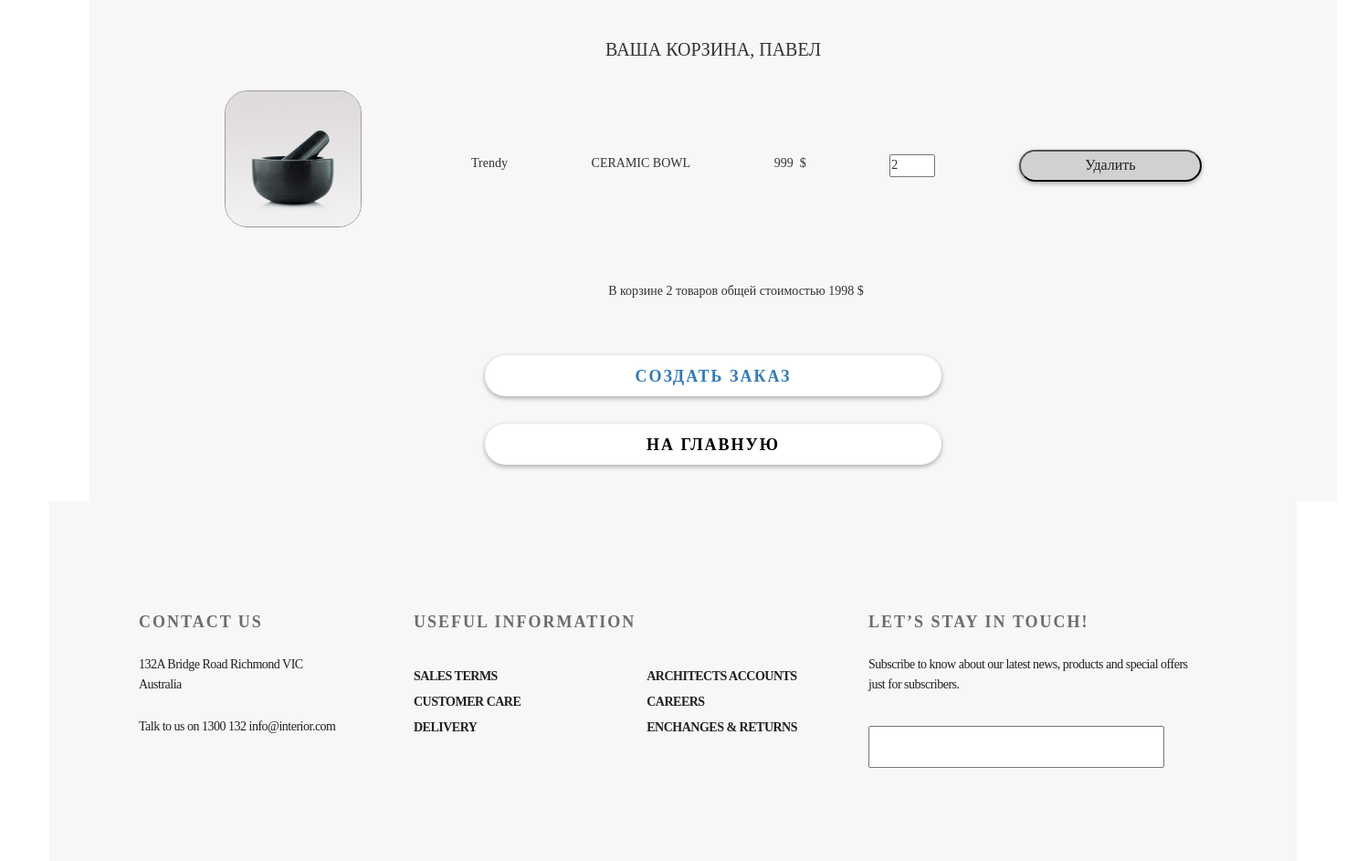
/basket/ (signed in), run on an earlier commit of the app's database.
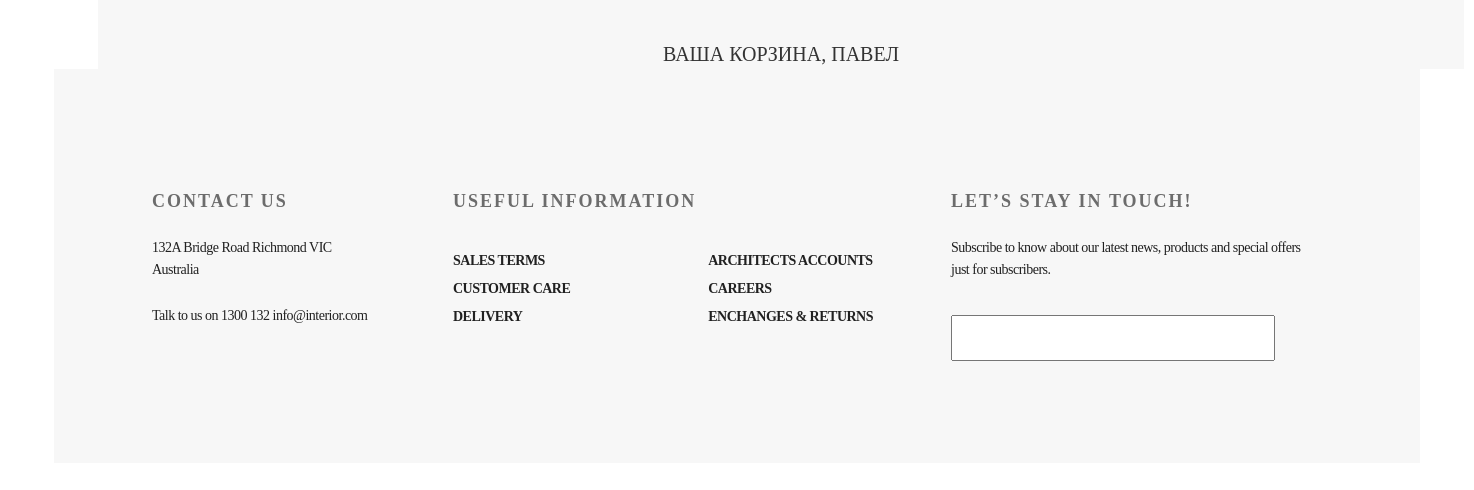
And on a later commit of the database.
### basketapp/models.py (models this page shows, shortened)
class Basket(models.Model):
    user = models.ForeignKey(settings.AUTH_USER_MODEL, on_delete=models.CASCADE, related_name="baskets")
    product = models.ForeignKey(Product, on_delete=models.CASCADE) # означает, что проще объединить продукты, чем бить по моделям в корзине
    quantity = models.PositiveIntegerField(verbose_name='количество', default=0)
    add_datetime = models.DateTimeField(verbose_name='время добавления', auto_now_add=True)
    def _get_product_cost(self):
        return self.product.price * self.quantity
    product_cost = property(_get_product_cost)
    def _get_total_quantity(self):
        _items = Basket.objects.filter(user=self.user)
        _totalquantity = sum(list(map(lambda x: x.quantity, _items))) #вытащить свойство quantity из _items (Basket.objects.filter(user=self.user))
        return _totalquantity
    total_quantity = property(_get_total_quantity)
    def total_cost(self):
        _items = Basket.objects.filter(user=self.user)
        _totalcost = sum(list(map(lambda x: x.product_cost, _items)))
        return _totalcost

### mainapp/models.py (models this page shows, shortened)
class Product(models.Model):
    name = models.CharField(max_length=32, unique=True)
    description = models.TextField(verbose_name='Описание')
    price = models.PositiveIntegerField(verbose_name='Цена')
    rating = models.PositiveIntegerField(verbose_name='Рейтинг', default=1)
    alt = models.CharField(max_length=255, verbose_name='Текст рисунка', default='Текст по умолчанию')
    category = models.ForeignKey(Category, on_delete=models.PROTECT)  # Выбираем эту, как наиболее простую.
    image = models.ImageField(upload_to='products', null=True, blank=True)
    isTrendy = models.BooleanField(verbose_name='Товар сейчас в тренде?', default=False)
    isTopSlider = models.BooleanField(verbose_name='Товар должен быть в верхнем слайдере?', default=False)
    SlideNo = models.PositiveIntegerField(verbose_name='Номер слайда в карусели', null=True, blank=True)
    isHot = models.BooleanField(verbose_name='Горячее предложение?', default=False)
    isNew = models.BooleanField(verbose_name='Поместить товар в раздел "новое"?', default=False)
    quantity = models.PositiveIntegerField(verbose_name='Количество на складе', default=1)
    isActive = models.BooleanField(verbose_name='Категория активна', default=True)

class Category(models.Model):
    name = models.CharField(max_length=32, unique=True)  # Category & Product должны быть связаны.
    image = models.ImageField(upload_to='products', null=True)

### authapp/models.py (models this page shows, shortened)
class ShopUser(AbstractUser):
    avatar = models.ImageField(upload_to='user_avatar', blank=True)
    age = models.PositiveIntegerField(verbose_name='Возраст', null=True, default=18)
    activation_key = models.CharField(max_length=128, blank=True)
    activation_key_expires = models.DateTimeField(default=now() + timedelta(hours=48))

### basketapp/views.py (the view)
# urls.py: path('basket/', include('basketapp.urls', namespace='basket')),
def basket(request):
    title = 'Your basket'
    basket_items = Basket.objects.filter(user=request.user).order_by('product__category')
    content = {
        'title': title,
        'basket_items': basket_items,
    }
    return render(request, 'basket.html', content)

### context_processors/basketProc.py (called while the page is built)
def basketProc(request):
    print(f'context processor basket works')
    basket = []
    if request.user.is_authenticated:
        basket_items = Basket.objects.filter(user=request.user)
        for i in basket_items:
            basket.append(i.product.category.name)
            basket.append(i.product.name)
            basket.append(i.product.price)
    return {
        'BasketP': basket
    }

### basketapp/templates/basket.html (shortened to what this page needs)
{% extends 'basketbase.html' %}
{% load staticfiles %}
{% block content %}
    {% include "inc/record_include.html" %}
{% endblock %}

### basketapp/templates/inc/record_include.html
{% load static %}
    {% for item in basket_items %}
<div class="basket_record">
    <a style="margin-top: 50px; margin-left: 50px;" href="#"><img class="basket_product_image" src="{{ item.product.image.url }}" alt="{{ item.product.short_desc }}"></a>
    <div class="basket_product_text">
        <span class="category_name">{{ item.product.category.name }}</span>
        <span class="product_name">{{ item.product.name }}</span>
        <span class="product_price">{{ item.product.price }}&nbsp $</span>
        <input class="number_field_basket" type="number" name="{{ item.pk }}" min="0" value="{{ item.quantity }}">
        <button type="submit" class="inner_delete_button" name="{{ item.pk }}">Удалить</button>
    </div>
</div>
    {% endfor %}
    {% if basket_items %}
        <div class="basket_summary">
            <br><br><br>
            В корзине {{ basket_items.0.total_quantity }} товаров общей стоимостью
            {{ basket_items.0.total_cost }} $
        </div>
    <br>
    <br>
    <br>
            <div class="order_create">
        <a href="{% url 'ordersapp:order_create' %}">
            создать заказ
        </a>
    </div>
                <div class="go_index_from_basket" >
        <a href="{% url 'main:index' %}">
            на главную
        </a>
        </div>
<br>
<br>
    {% endif %}

What changed in the data, as far as the page shows it:
removed Basket: product.image (picture), product.category.name "Trendy", product.name "CERAMIC BOWL", product.price "999", quantity "2", user+quantity "2", user+product+quantity "1998"
Also different on the page:
text no longer shown: "В корзине товаров общей стоимостью $ СОЗДАТЬ ЗАКАЗ НА ГЛАВНУЮ"
